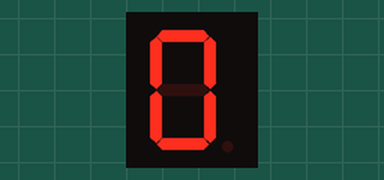
Recording of a sketch running on a simulated Arduino Uno, built with avr-gcc and run on an emulated ATmega328P. Parts: 1-digit seven-segment display. Wiring (inferred from the names in the program): 1-digit 7-segment display, segments lit when HIGH: segments pin 2, pin 3, pin 4, pin 5, pin 6, pin 7, pin 8, pin 9. The segment pins are drawn as the display they are named for.

Above: at 0.1 s.
At 1.1 s:
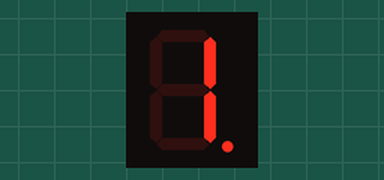
At 2.1 s:
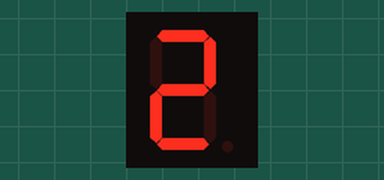
At 4.1 s:
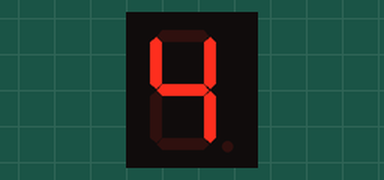
At 6.1 s:
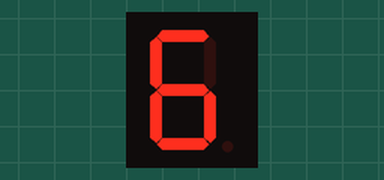
At 9.1 s:
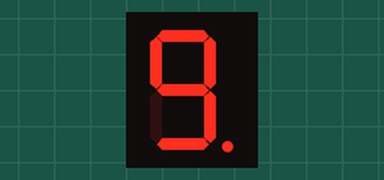

The sketch:

sketch_oct19a.ino
```cpp
#define a 2
#define b 3
#define c 4
#define d 5
#define e 6
#define f 7
#define g 8
#define dot 9


void setup() {
  // put your setup code here, to run once:
  pinMode(a, OUTPUT);
  pinMode(b, OUTPUT);
  pinMode(c, OUTPUT);
  pinMode(d, OUTPUT);
  pinMode(e, OUTPUT);
  pinMode(f, OUTPUT);
  pinMode(g, OUTPUT);
  pinMode(dot, OUTPUT);

}

void loop() {

for(uint8_t i = 0; i < 10; i++) {
  display_seven_seg(i, i%2);
  delay(1000);
}

}


void display_seven_seg(uint8_t n, uint8_t m) {
  switch(n) {
    case 0:
      digitalWrite(a, HIGH);
      digitalWrite(b, HIGH);
      digitalWrite(c, HIGH);
      digitalWrite(d, HIGH);
      digitalWrite(e, HIGH);
      digitalWrite(f, HIGH);
      digitalWrite(g, LOW);
      m == 0 ? digitalWrite(dot, LOW):digitalWrite(dot, HIGH);
      break;
    case 1:
      digitalWrite(a, LOW);
      digitalWrite(b, HIGH);
      digitalWrite(c, HIGH);
      digitalWrite(d, LOW);
      digitalWrite(e, LOW);
      digitalWrite(f, LOW);
      digitalWrite(g, LOW);
      m == 0 ? digitalWrite(dot, LOW):digitalWrite(dot, HIGH);
      break;
    case 2:
      digitalWrite(a, HIGH);
      digitalWrite(b, HIGH);
      digitalWrite(c, LOW);
      digitalWrite(d, HIGH);
      digitalWrite(e, HIGH);
      digitalWrite(f, LOW);
      digitalWrite(g, HIGH);
      m == 0 ? digitalWrite(dot, LOW):digitalWrite(dot, HIGH);
      break;
    case 3:
      digitalWrite(a, HIGH);
      digitalWrite(b, HIGH);
      digitalWrite(c, HIGH);
      digitalWrite(d, HIGH);
      digitalWrite(e, LOW);
      digitalWrite(f, LOW);
      digitalWrite(g, HIGH);
      m == 0 ? digitalWrite(dot, LOW):digitalWrite(dot, HIGH);
      break;
    case 4:
      digitalWrite(a, LOW);
      digitalWrite(b, HIGH);
      digitalWrite(c, HIGH);
      digitalWrite(d, LOW);
      digitalWrite(e, LOW);
      digitalWrite(f, HIGH);
      digitalWrite(g, HIGH);
      m == 0 ? digitalWrite(dot, LOW):digitalWrite(dot, HIGH);
      break;
    case 5:
      digitalWrite(a, HIGH);
      digitalWrite(b, LOW);
      digitalWrite(c, HIGH);
      digitalWrite(d, HIGH);
      digitalWrite(e, LOW);
      digitalWrite(f, HIGH);
      digitalWrite(g, HIGH);
      m == 0 ? digitalWrite(dot, LOW):digitalWrite(dot, HIGH);
      break;
    case 6:
      digitalWrite(a, HIGH);
      digitalWrite(b, LOW);
      digitalWrite(c, HIGH);
      digitalWrite(d, HIGH);
      digitalWrite(e, HIGH);
      digitalWrite(f, HIGH);
      digitalWrite(g, HIGH);
      m == 0 ? digitalWrite(dot, LOW):digitalWrite(dot, HIGH);
      break;
    case 7:
      digitalWrite(a, HIGH);
      digitalWrite(b, HIGH);
      digitalWrite(c, HIGH);
      digitalWrite(d, LOW);
      digitalWrite(e, LOW);
      digitalWrite(f, LOW);
      digitalWrite(g, LOW);
      m == 0 ? digitalWrite(dot, LOW):digitalWrite(dot, HIGH);
      break;
    case 8:
      digitalWrite(a, HIGH);
      digitalWrite(b, HIGH);
      digitalWrite(c, HIGH);
      digitalWrite(d, HIGH);
      digitalWrite(e, HIGH);
      digitalWrite(f, HIGH);
      digitalWrite(g, HIGH);
      m == 0 ? digitalWrite(dot, LOW):digitalWrite(dot, HIGH);
      break;
    case 9:
      digitalWrite(a, HIGH);
      digitalWrite(b, HIGH);
      digitalWrite(c, HIGH);
      digitalWrite(d, HIGH);
      digitalWrite(e, LOW);
      digitalWrite(f, HIGH);
      digitalWrite(g, HIGH);
      m == 0 ? digitalWrite(dot, LOW):digitalWrite(dot, HIGH);
      break;
  }
}
```

Measured:
- by itself, everything shown: repeats every 10.0 s, in 10 steps
- what the display in image 1 shows lasts 1.0 s, from 1.0 s to 2.0 s
